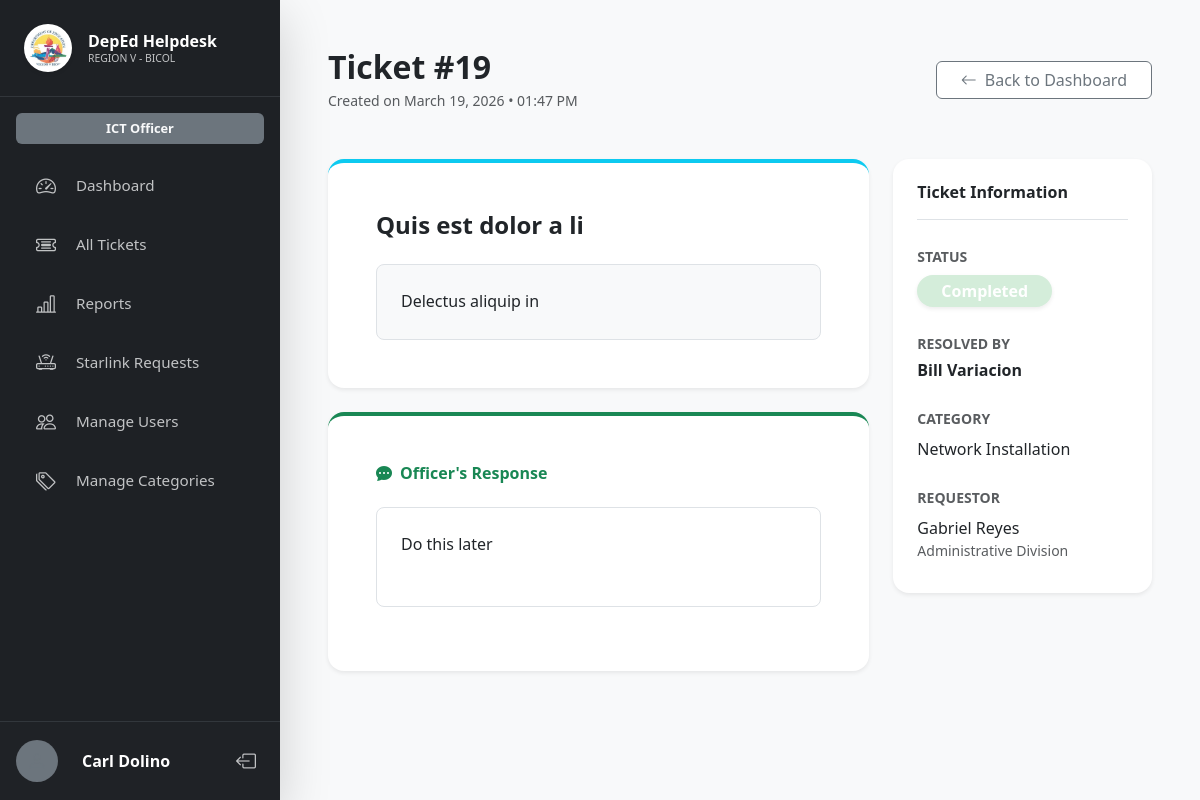
/view_ticket.php?id=19 (signed in), run on the app's committed database.
### tables this page shows
CREATE TABLE `ticket` (
  `ticketId` int NOT NULL,
  `subject` varchar(150) NOT NULL,
  `description` text NOT NULL,
  `priority` enum('Low','Medium','High','Express') DEFAULT 'Medium',
  `status` enum('Pending','Processing','Resolved','Completed') DEFAULT 'Pending',
  `remarks` text,
  `userId` int NOT NULL,
  `departmentId` int NOT NULL,
  `createdAt` timestamp NULL DEFAULT CURRENT_TIMESTAMP,
  `updatedAt` datetime DEFAULT CURRENT_TIMESTAMP ON UPDATE CURRENT_TIMESTAMP,
  `assignedTo` int DEFAULT NULL,
  `categoryId` int DEFAULT NULL,
  `technician_signature` longtext,
  `resolvedBy` int DEFAULT NULL,
  `resolvedAt` datetime DEFAULT NULL,
  `completedAt` datetime DEFAULT NULL,
  `release_reason` text,
  `released_at` datetime DEFAULT NULL
);

CREATE TABLE `users` (
  `userId` int NOT NULL,
  `employeeId` varchar(50) DEFAULT NULL,
  `email` varchar(100) NOT NULL,
  `role` enum('User','Officer','Technician') NOT NULL,
  `positionID` int DEFAULT NULL,
  `password` varchar(255) NOT NULL,
  `firstName` varchar(100) NOT NULL,
  `middleName` varchar(100) DEFAULT NULL,
  `lastName` varchar(100) NOT NULL,
  `suffix` varchar(20) DEFAULT NULL,
  `phone` varchar(20) DEFAULT NULL,
  `profilePicture` varchar(255) DEFAULT NULL,
  `departmentId` int NOT NULL,
  `divisionId` int DEFAULT NULL,
  `createdAt` timestamp NULL DEFAULT CURRENT_TIMESTAMP,
  `signature` longtext,
  `isActive` tinyint(1) DEFAULT '1',
  `activationToken` varchar(64) DEFAULT NULL,
  `tokenExpiresAt` datetime DEFAULT NULL,
  `isApproved` tinyint(1) DEFAULT '0',
  `googleId` varchar(64) DEFAULT NULL,
  `avatarUrl` varchar(512) DEFAULT NULL
);

CREATE TABLE `category` (
  `categoryId` int NOT NULL,
  `categoryName` varchar(50) NOT NULL,
  `categoryType` varchar(50) NOT NULL,
  `is_express_eligible` tinyint(1) DEFAULT '0'
);

CREATE TABLE `department` (
  `departmentId` int NOT NULL,
  `departmentCode` text NOT NULL,
  `departmentName` text NOT NULL,
  `section_unit` text NOT NULL,
  `departmentHead` text NOT NULL,
  `positionID` int DEFAULT NULL
);

### view_ticket.php (the view, shortened to what this page needs)
<?php
require_once 'db.php';
$ticketId = $_GET['id'] ?? null;
$userId = $_SESSION['user_id'];
$role = $_SESSION['role'];
$sql = "SELECT t.*, u.firstName, u.lastName, u.email, d.departmentName, c.categoryName,
        tech.firstName AS techFirstName, tech.lastName AS techLastName
        FROM ticket t
        JOIN users u ON t.userId = u.userId
        LEFT JOIN department d ON u.departmentId = d.departmentId
        LEFT JOIN category c ON t.categoryId = c.categoryId
        LEFT JOIN users tech ON t.assignedTo = tech.userId
        WHERE t.ticketId = ?";
if ($role === 'User') {
    $sql .= " AND t.userId = ?";
    $stmt = $pdo->prepare($sql);
    $stmt->execute([$ticketId, $userId]);
} else {
    $stmt = $pdo->prepare($sql);
    $stmt->execute([$ticketId]);
}
$ticket = $stmt->fetch();
include 'head.php';
?>
<body>
    <div class="d-flex flex-column flex-md-row" style="min-height: 100vh;">
        <?php include 'sidebar.php'; ?>
        <div class="flex-grow-1 bg-light main-content" style="min-height: 100vh; overflow-y: auto;">
            <div class="container-fluid py-5 px-5">
                <div class="d-flex justify-content-between align-items-center mb-5">
                    <div>
                        <h2 class="fw-bold text-dark mb-0">Ticket #<?php echo htmlspecialchars($ticketId); ?></h2>
                        <div class="text-muted small mt-1">Created on <?php echo date("F d, Y \• h:i A", strtotime($ticket['createdAt'])); ?></div>
                    </div>
                    <a href="ticket_history.php" class="btn btn-outline-secondary px-4 bg-white"><i class="bi bi-arrow-left me-2"></i>Back to Dashboard</a>
                </div>
                <div class="row g-4">
                    <div class="col-lg-8">
                        <div class="card border-0 shadow-sm rounded-4 mb-4" style="border-top: 4px solid #0dcaf0 !important;">
                            <div class="card-body p-4 p-md-5">
                                <h4 class="fw-bold text-dark mb-4"><?php echo htmlspecialchars($ticket['subject']); ?></h4>
                                <div class="p-4 bg-light rounded-3 border text-dark" style="font-size: 1rem; line-height: 1.6;">
                                    <?php echo nl2br(htmlspecialchars($ticket['description'])); ?>
                                </div>
                            </div>
                        </div>
                        <?php if (!empty($ticket['remarks'])): ?>
                            <div class="card border-0 shadow-sm rounded-4" style="border-top: 4px solid #198754 !important;">
                                <div class="card-body p-4 p-md-5">
                                    <h6 class="fw-bold mb-4 text-success"><i class="bi bi-chat-dots-fill me-2"></i>Officer's Response</h6>
                                    <div class="p-4 border rounded-3 bg-white mb-3 text-dark" style="min-height: 100px;">
                                        <?php echo nl2br(htmlspecialchars($ticket['remarks'])); ?>
                                    </div>
                                </div>
                            </div>
                        <?php endif; ?>
                    </div>
                    <div class="col-lg-4">
                        <div class="card border-0 shadow-sm rounded-4 p-4 mb-4">
                            <h6 class="fw-bold mb-4 text-dark border-bottom pb-3">Ticket Information</h6>
                            <div class="mb-4">
                                <label class="small text-muted fw-bold text-uppercase mb-2">Status</label>
                                <div>
                                    <?php
                                    $statusBadge = 'bg-secondary text-white';
                                    if ($ticket['status'] == 'Completed') $statusBadge = 'bg-success text-white';
                                    ?>
                                    <span class="badge <?php echo $statusBadge; ?> fs-6 px-4 py-2 rounded-pill shadow-sm">
                                        <?php echo htmlspecialchars($ticket['status']); ?>
                                    </span>
                                </div>
                            </div>
                            <?php if (!empty($ticket['techFirstName'])): ?>
                                <div class="mb-4">
                                    <label class="small text-muted fw-bold text-uppercase mb-1">Resolved By</label>
                                    <div class="fw-bold text-dark"><?php echo htmlspecialchars($ticket['techFirstName'] . ' ' . $ticket['techLastName']); ?></div>
                                </div>
                            <?php endif; ?>
                            <div class="mb-4">
                                <label class="small text-muted fw-bold text-uppercase mb-2">Category</label>
                                <div class="text-dark fs-6"><?php echo htmlspecialchars($ticket['categoryName'] ?? 'Uncategorized'); ?></div>
                            </div>
                            <div class="mb-2">
                                <label class="small text-muted fw-bold text-uppercase mb-2">Requestor</label>
                                <div class="text-dark"><?php echo htmlspecialchars($ticket['firstName'] . ' ' . $ticket['lastName']); ?></div>
                                <div class="small text-muted"><?php echo htmlspecialchars($ticket['departmentName'] ?? 'No Department'); ?></div>
                            </div>
                        </div>
                    </div>
                </div>
            </div>
        </div>
    </div>
</body>
</html>

### style.css (style rules this page uses)
:root { --deped-green: #1b5e20; --deped-gold: #fbc02d; --sidebar-bg: #1a1c1e; --bg-light: #f4f6f9; --card-radius: 12px; }
body { font-family: 'Segoe UI', Tahoma, Geneva, Verdana, sans-serif; background-color: var(--bg-light); }
.main-content { margin-left: 280px; width: calc(100% - 280px); }
.badge.bg-success { background-color: #d4edda !important; color: #155724; }

### data on the page
ticket: createdAt "March 19, 2026 • 01:47 PM", subject "Quis est dolor a li", description "Delectus aliquip in", remarks "Do this later", status "Completed", assignedTo.lastName "Bill Variacion", categoryId.categoryName "Network Installation", userId.lastName "Gabriel Reyes", departmentId.departmentName "Administrative Division"

### other printed values
$displayName "Carl Dolino"
$ticketId "19"
